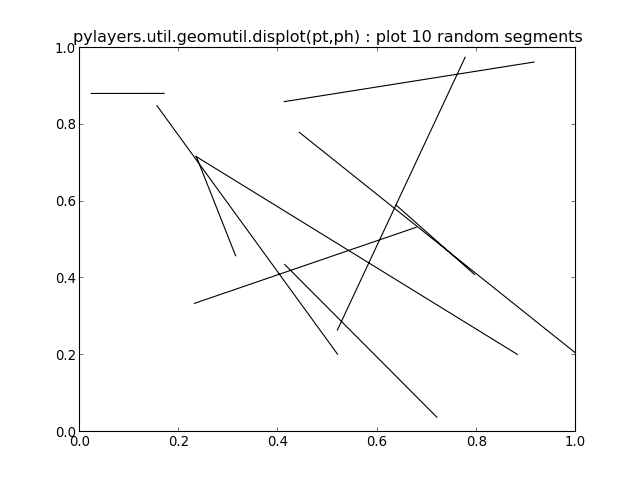

This chart was generated by the following Python code:
import scipy as sp
import matplotlib.pyplot as plt
from pylayers.util.geomutil import *
N   = 10
pt  = sp.rand(2,N)
ph  = sp.rand(2,N)
f,a = displot(pt,ph)
txt = plt.title('pylayers.util.geomutil.displot(pt,ph) : plot 10 random segments')
